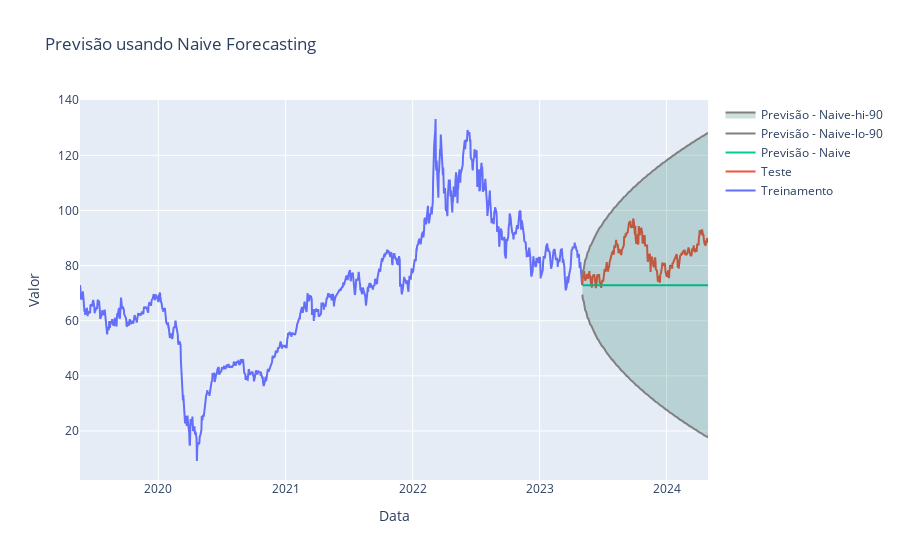

Notebook source saved alongside this figure:
### Code cell
# Criando a figura
fig = go.Figure()

# Adicionando os dados de treino e teste ao gráfico
fig.add_trace(go.Scatter(x=train_Naive['ds'], y=train_Naive['y'], mode='lines', name='Treinamento'))
fig.add_trace(go.Scatter(x=test_Naive['ds'], y=test_Naive['y'], mode='lines', name='Teste'))

# Adicionando as previsões
fig.add_trace(go.Scatter(x=forecast_df_Naive['ds'], y=forecast_df_Naive['Naive'], mode='lines', name='Previsão - Naive'))

# Adicionando os intervalos de confiança
fig.add_trace(go.Scatter(x=forecast_df_Naive['ds'], y=forecast_df_Naive['Naive-lo-90'], fill=None, mode='lines', line_color='gray', name='Previsão - Naive-lo-90'))
fig.add_trace(go.Scatter(x=forecast_df_Naive['ds'], y=forecast_df_Naive['Naive-hi-90'], fill='tonexty', fillcolor='rgba(0,100,80,0.2)', mode='lines', line_color='gray', name='Previsão - Naive-hi-90'))

# Atualizando layout
fig.update_layout(title='Previsão usando Naive Forecasting', xaxis_title='Data', yaxis_title='Valor')

# Mostrando o gráfico
fig.show()

### Figure 1 — Plotly figure (JSON) as saved in the notebook; plotly's stock layout.template omitted (floating-point values rounded to 4 significant figures; data arrays with more than 128 entries replaced by an {"elided": "..."} marker saying what was removed)
{"data": [{"mode": "lines", "name": "Treinamento", "type": "scatter", "x": {"elided": "1032 str values"}, "y": {"elided": "1032 float values"}}, {"mode": "lines", "name": "Teste", "type": "scatter", "x": {"elided": "258 str values"}, "y": {"elided": "258 float values"}}, {"mode": "lines", "name": "Previsão - Naive", "type": "scatter", "x": {"elided": "258 str values"}, "y": {"elided": "258 float values"}}, {"line": {"color": "gray"}, "mode": "lines", "name": "Previsão - Naive-lo-90", "type": "scatter", "x": {"elided": "258 str values"}, "y": {"elided": "258 float values"}}, {"fill": "tonexty", "fillcolor": "rgba(0,100,80,0.2)", "line": {"color": "gray"}, "mode": "lines", "name": "Previsão - Naive-hi-90", "type": "scatter", "x": {"elided": "258 str values"}, "y": {"elided": "258 float values"}}], "layout": {"title": {"text": "Previsão usando Naive Forecasting"}, "xaxis": {"title": {"text": "Data"}}, "yaxis": {"title": {"text": "Valor"}}}}
